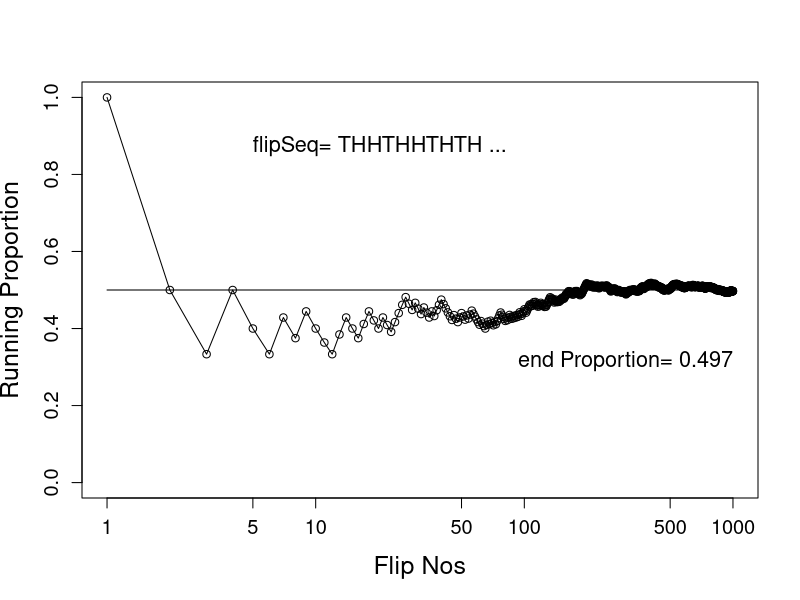

This figure's R source:
#Toss a coin 500 times 
N=1000
#Generate a random Sample of N flipsfor  afair coin
flipseq <-sample(x=c(1,0),prob = c(.5,.5),N,replace = T) 
r <- cumsum(flipseq)
n <- 1:N
runProp <- r/n
plot(n,runProp,type = 'o',log = 'x',xlim = c(1,N),
     ylim = c(0.0,1.0),cex.axis=1.2# 
     ,xlab="Flip Nos",ylab = "Running Proportion",
     cex.lab=1.5)
lines(c(1,N),c(0.5,0.5),
      lty=1)

flipLetters <- paste(c('H','T')[flipseq[1:10]+1],collapse="")
displayString <- paste("flipSeq=",flipLetters,"...",sep = " " )
text(5,0.9,displayString,adj = c(0,1),cex = 1.3)
text(N,.3,paste("end Proportion=",runProp[N]),adj = c(1,0),cex = 1.3)
dev.copy2eps(file="RunningPropotion.eps")